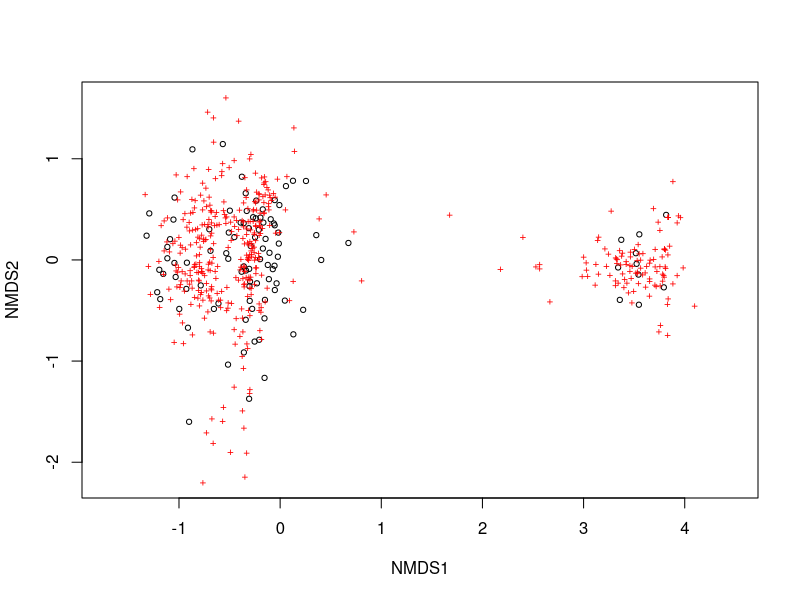
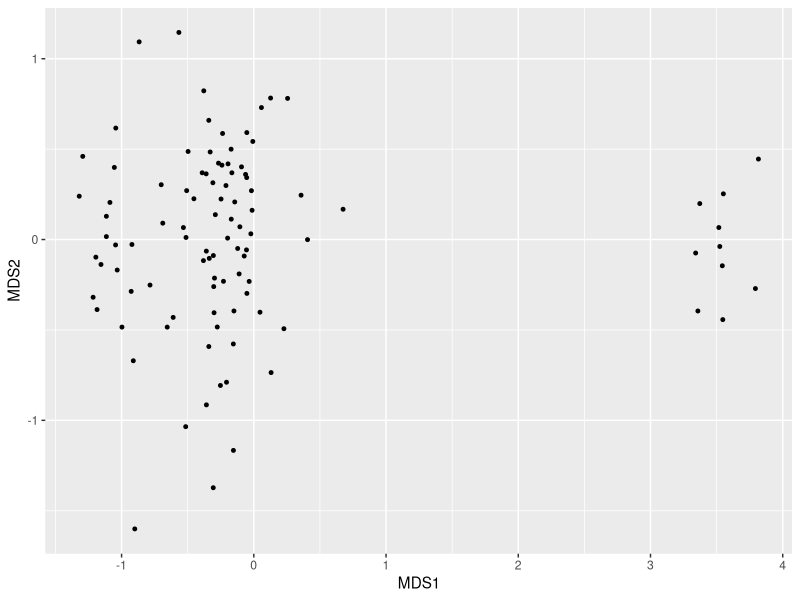
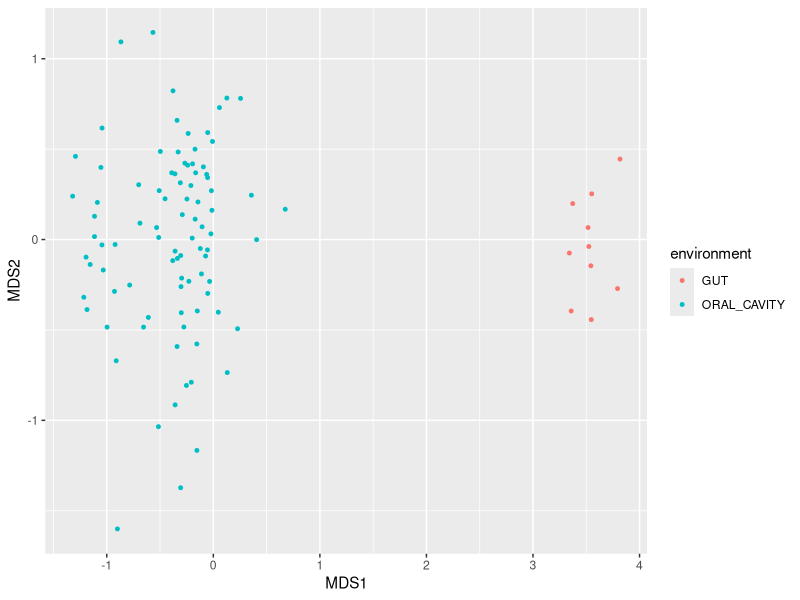
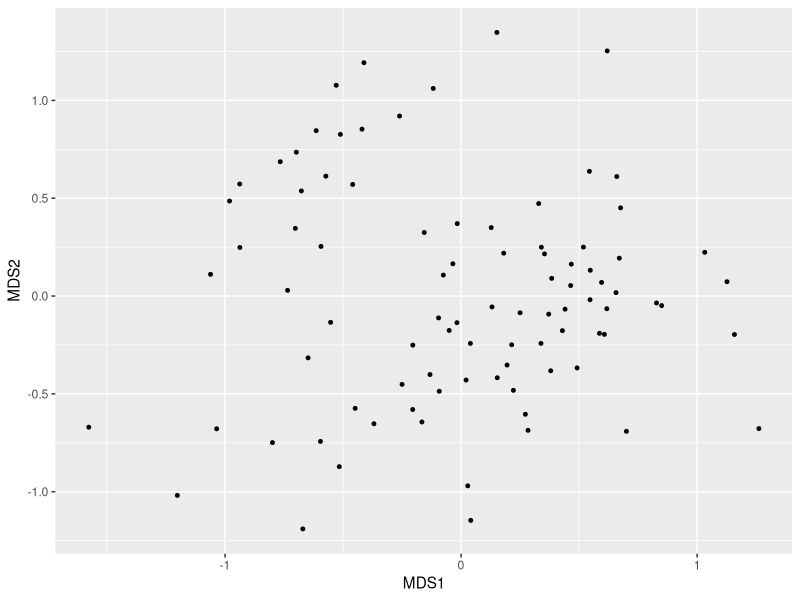
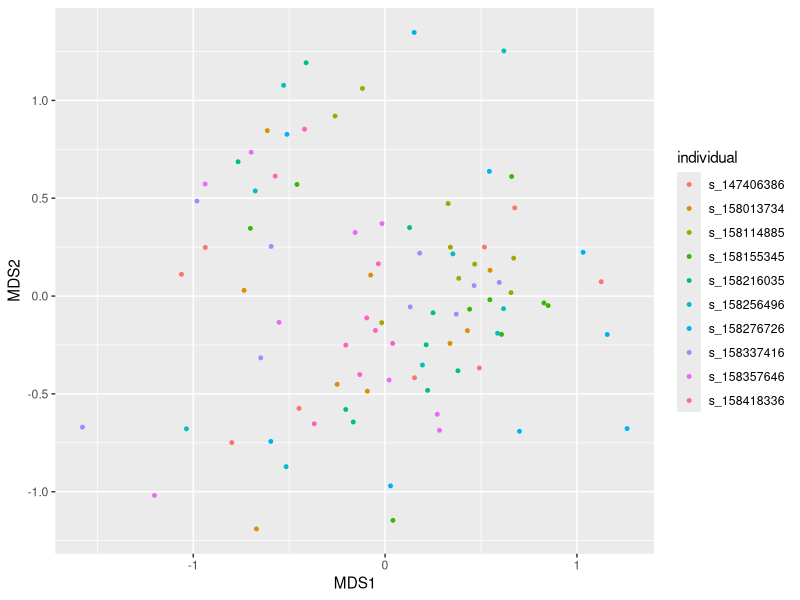
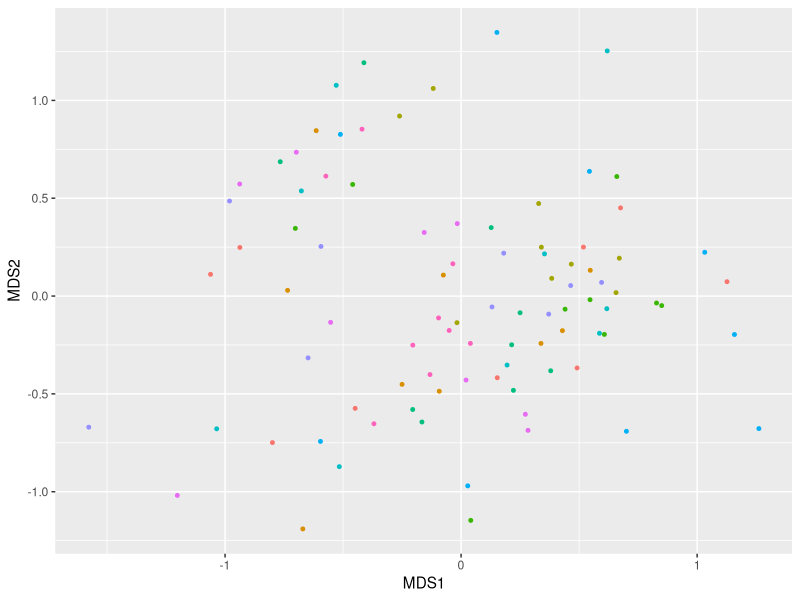
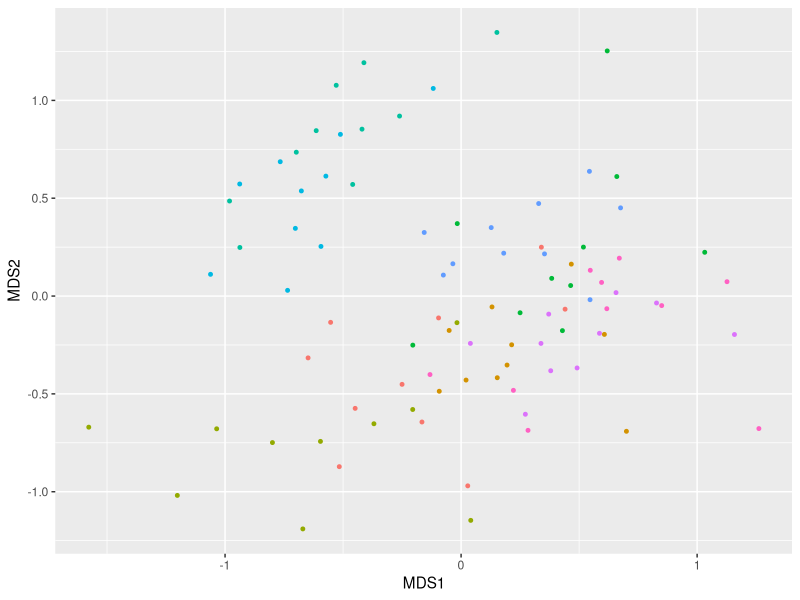
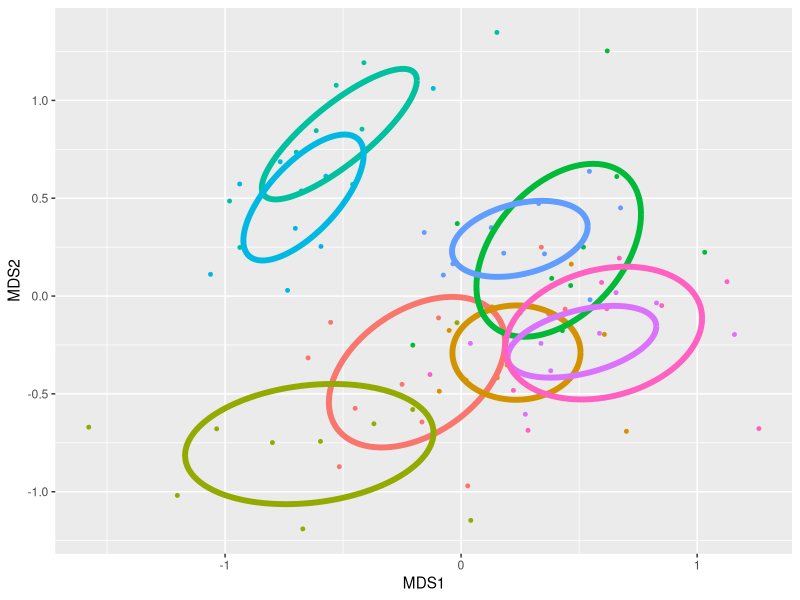

These charts were generated, in order, by the following R code:
## ---- chunk 1
quick_test_run <- TRUE
## ---- chunk 2
suppressPackageStartupMessages(library(vegan))
suppressPackageStartupMessages(library(reshape2))
suppressPackageStartupMessages(library(ggplot2))
## ---- chunk 3
oligotypes <- as.data.frame(read.table('../data/oligotypes.txt',
                            header = TRUE,
                            sep="\t"))
## ---- chunk 4
samples <- as.data.frame(read.table('../data/samples.txt',
                                    header = TRUE,
                                    sep="\t"))
## ---- chunk 5
if(quick_test_run==TRUE){
  oligotypes <- oligotypes[1:100, ]
  samples <- samples[1:100, ]
}
## ---- chunk 6
head(samples)
## ---- chunk 7
levels(samples$environment)
## ---- chunk 8
levels(samples$site)
## ---- chunk 9
length(levels(samples$individual))
## ---- chunk 10
length(levels(samples$sample))
## ---- chunk 11
# generate the mds object using the Morisita-Horn distance
# (this will take some time)
mds <- metaMDS(oligotypes[,-1], distance='horn')
## ---- chunk 12
# show it
plot(mds)
## ---- chunk 13
# generate a data frame
mds_df <- data.frame(MDS1 = mds$points[,1],
                     MDS2 = mds$points[,2],
                     individual=with(samples, get("individual")),
                     environment=with(samples, get("environment")),
                     site=with(samples, get("site")))

# take a peek
head(mds_df)
## ---- chunk 14
p <- ggplot(data = mds_df, aes(MDS1, MDS2))
p <- p + geom_point(size=1)
p
## ---- chunk 15
p <- ggplot(data = mds_df, aes(MDS1, MDS2))
p <- p + geom_point(aes(color=environment), size=1)
p
## ---- chunk 16
# take the subset of both data frames:
oral_oligotypes <- oligotypes[!grepl("_ST", oligotypes$sample), ]
oral_samples <- samples[samples$environment == "ORAL_CAVITY", ]

# set the factors straight:
oral_samples$sample <- factor(oral_samples$sample)
oral_samples$site <- factor(oral_samples$site)
## ---- chunk 17
# new mds object:
oral_mds <- metaMDS(oral_oligotypes[,-1], distance='horn')

# generating a data frame from it:
oral_mds_df <- data.frame(MDS1 = oral_mds$points[,1],
                          MDS2 = oral_mds$points[,2],
                          individual=with(oral_samples, get("individual")),
                          site=with(oral_samples, get("site")))

# taking a quick look from it because why not:
head(oral_mds_df)
## ---- chunk 18
p <- ggplot(data = oral_mds_df, aes(MDS1, MDS2))
p <- p + geom_point(size=1)
p
## ---- chunk 19
p <- ggplot(data = oral_mds_df, aes(MDS1, MDS2))
p <- p + geom_point(aes(color=individual), size=1)
p
## ---- chunk 20
p <- ggplot(data = oral_mds_df, aes(MDS1, MDS2))
p <- p + geom_point(aes(color=individual), size=1)
p <- p + theme(legend.position="none")
p
## ---- chunk 21
p <- ggplot(data = oral_mds_df, aes(MDS1, MDS2))
p <- p + geom_point(aes(color=site), size=1)
p <- p + theme(legend.position="none")
p
## ---- chunk 22
veganCovEllipse <- function (cov_matrix, center){
  theta <- (0:100) * 2 * pi/100
  circle <- cbind(cos(theta), sin(theta))

  # here we have a perfect circle around the point zero, and the following line will
  # turn it into an ellipse by centering and multiplying that innocent circle with the
  # Choleski-decomposed input covariance matrix, which will represents the variation
  # among the distribution of samples that belong to a single group on the ordination
  # (this part will be much clear when you look at the for loop in the next step where
  # this function is called). if you are not familiar, the notation `%*%` is for
  # matrix multiplication. yes, you got it. this entire thing is absolute magic!
  ell <- t(center + t(circle %*% chol(cov_matrix)))

  return(as.data.frame(ell))
}
## ---- chunk 23
ellipses_df <- data.frame()

# mighty for loop .. it looks ugly, but is very simple:
for(g in levels(oral_mds_df$site)){
  # get a smaller data frame just for site:
  s_df <- oral_mds_df[oral_mds_df$site==g, ]

  # calculate its center and its covariance matrix:
  center <- c(mean(s_df$MDS1), mean(s_df$MDS2))
  cov_matrix <- cov.wt(cbind(s_df$MDS1, s_df$MDS2))$cov

  # get the ellipse:
  ellipse <-veganCovEllipse(cov_matrix, center)

  # add the new ellipse to the data frame
  ellipses_df <- rbind(ellipses_df, cbind(ellipse, group=g))
}

# let's name the columns in our data frame more appropriately:
names(ellipses_df) <- c('x_coord', 'y_coord', 'group')
## ---- chunk 24
head(ellipses_df)
## ---- chunk 25
nrow(ellipses_df)
## ---- chunk 26
p <- p + geom_path(data=ellipses_df,
                   aes(x=x_coord, y=y_coord, colour=group),
                   size=2,
                   linetype=1)
p
## ---- chunk 27
p <- p + geom_polygon(data=ellipses_df,
                      aes(x=x_coord, y=y_coord, group=group, fill=group),
                      alpha=0.15)
p
## ---- chunk 28
oral_mds_group_means = aggregate(oral_mds_df[,1:2], 
                                 list(group=with(oral_samples, get('site'))), 
                                 mean)
## ---- chunk 29
oral_mds_group_means
## ---- chunk 30
p <- p + annotate("text",
                  x=oral_mds_group_means$MDS1,
                  y=oral_mds_group_means$MDS2,
                  label=oral_mds_group_means$group,
                  size=7, 
                  fontface = 2)
p
